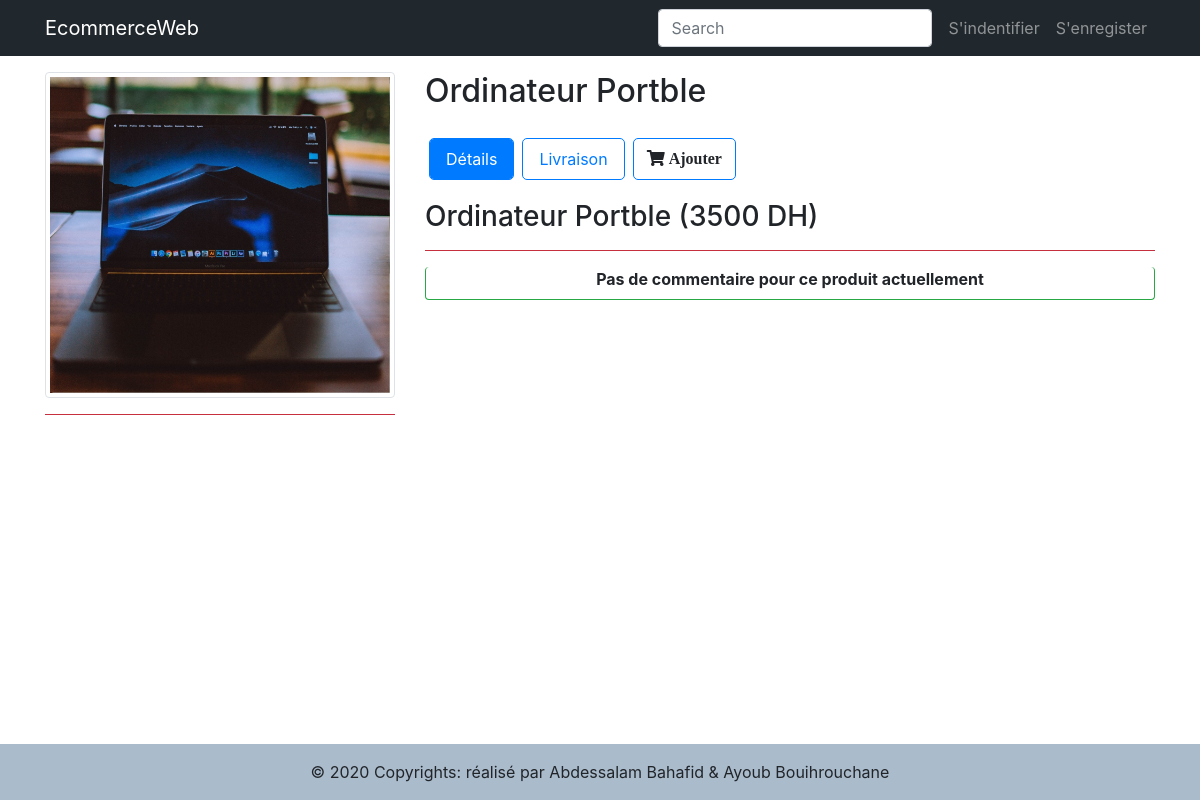
The page /produit?p=1 on the database as committed earlier.
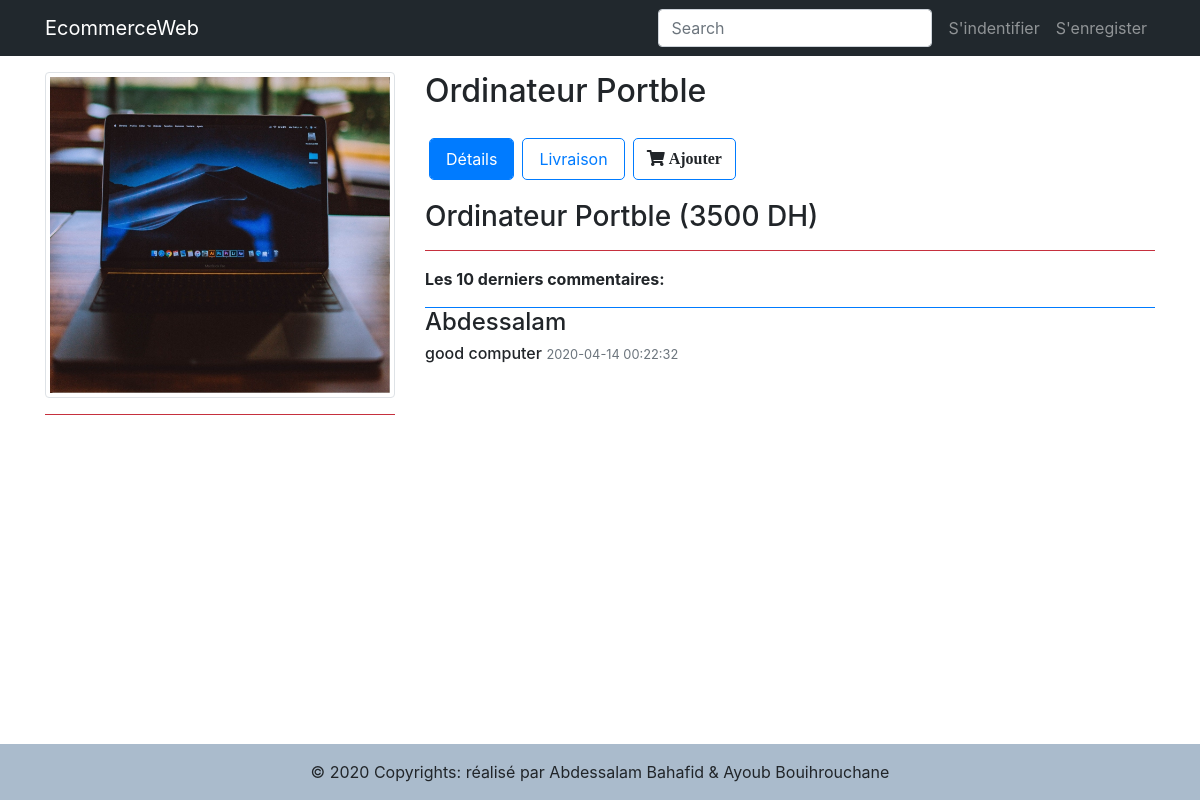
The same page on the database as committed later.
### tables this page shows
CREATE TABLE `commentaires` (
  `id` int(11) NOT NULL,
  `product_id` int(11) NOT NULL,
  `user_id` int(11) NOT NULL,
  `content` text NOT NULL,
  `posted_at` timestamp NOT NULL DEFAULT current_timestamp()
);

CREATE TABLE `users` (
  `id` int(11) NOT NULL,
  `username` varchar(25) NOT NULL,
  `fname` varchar(100) NOT NULL,
  `number` varchar(20) NOT NULL,
  `email` varchar(25) NOT NULL,
  `password` varchar(50) NOT NULL,
  `token` varchar(50) DEFAULT NULL
);

### inc/db.php (called while the page is built, shortened)
<?php
class db extends PDO{
    public function returnData($query,$type=null){
        if($type=='one')
            return $this->query($query)->fetch(PDO::FETCH_ASSOC);
        else if($type=='many'){
            $rows=[];
            $data=$this->query($query)->fetchAll(PDO::FETCH_ASSOC);
            foreach($data as $r)
                array_push($rows,$r);
            return $rows;
        }
        return 'Specifier le type';
    }
}

### produit.php (the view, shortened to what this page needs)
<?php
require_once('inc/header.php');
    $db=new db;
require_once('inc/nav.php');
if(isset($_GET['p']) && is_numeric($_GET['p'])){
  $arr=$db->returnData("select * from produits where id=".$_GET['p'],'one');
}else
  header('Location: index');
?>
<div class="container content mt-3">
	<div class="row">
		<div class="col-md-4 col-sm-12">
				<img class="img-thumbnail" src="<?=$arr['image']?>">
        <hr class="bg-danger">
		</div>
		<div class="col-md-8 col-sm-12">
				<h2><?=$arr['title']?></h2>
        <ul class="nav nav-pills">
            <li class="p-0 mx-1"><a data-toggle="pill" href="#home" class="active nav-link">Détails</a></li>
            <li class="p-0 mx-1"><a data-toggle="pill" href="#menu1" class="nav-link">Livraison</a></li>
            <li class="p-0 mx-1">
            <form action=panier method=post>
				<button type="submit" name=submit class="btn btn-md"><i class="fas fa-shopping-cart"> Ajouter</i></button>
			</form>
            </li>
        </ul>
        <div class="tab-content">
          <div id="home" class="tab-pane fade in active show">
            <h3><?=$arr['title']." (".$arr['prix']." DH)"?></h3>
          </div>
        </div>
				<hr class="bg-danger">
        <?php
          $comments=$db->returnData("select * from commentaires where product_id=".$_GET['p']." order by posted_at desc limit 10",'many');
          if(empty($comments)){
        ?>
        <div class="text-center pb-2 rounded font-weight-bold border border-top-0 border-success">Pas de commentaire pour ce produit actuellement</div>
        <?php }else{ ?>
        <div>
          <div class="font-weight-bold pb-3">Les 10 derniers commentaires:</div>
          <?php foreach($comments as $com){
          $user=$db->returnData("select username from users where id=".$com['user_id'],"one");
          ?>
            <div class="border-top border-primary pb-4">
                <h4 class="mb-1"><?=$user['username'];?></h4>
              <span class="h6"><?=$com['content'];?></span>
              <span class="small text-muted justify-content-end"><?=$com['posted_at'];?></span>
            </div>
          <?php }} ?>
        </div>
		</div>
	</div>
</div>
<?php require_once('inc/footer.php') ?>

Rows that differ between the two databases and show on the page:
added commentaires: user.username "Abdessalam", content "good computer", posted_at "2020-04-14 00:22:32"
Other text that changed with them:
text no longer shown: "Pas de commentaire pour ce produit actuellement"
text now shown: "Les 10 derniers commentaires:"
